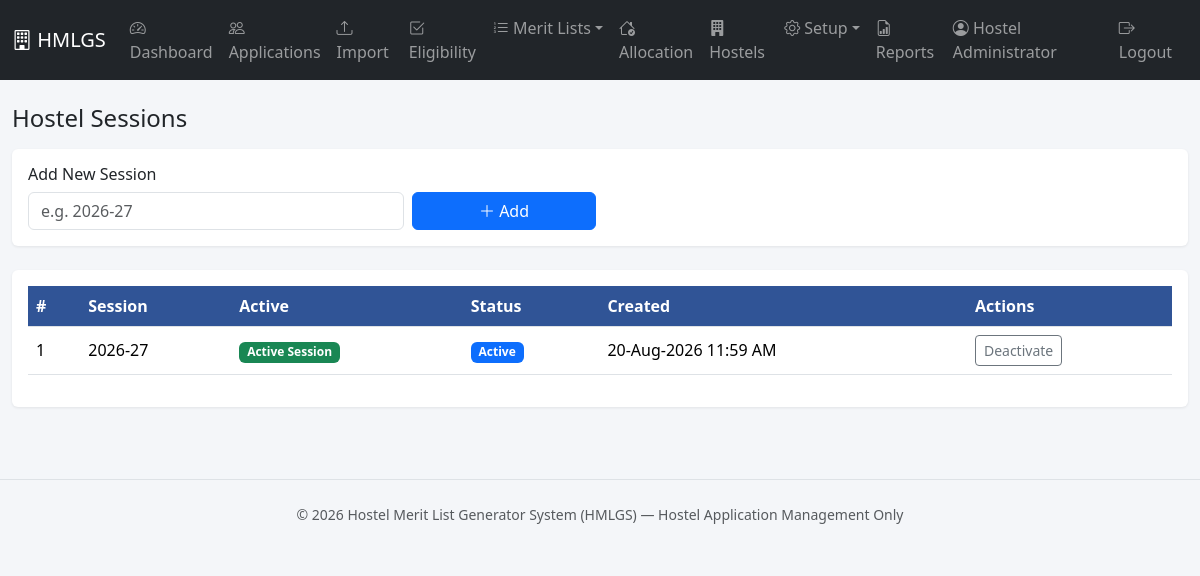
/sessions/index.php (signed in), run on the app's committed database.
### tables this page shows
CREATE TABLE hostel_sessions (
    id INT AUTO_INCREMENT PRIMARY KEY,
    session_name VARCHAR(50) NOT NULL UNIQUE,  
    is_active TINYINT(1) NOT NULL DEFAULT 0,
    status ENUM('Active','Inactive') NOT NULL DEFAULT 'Active',
    created_at DATETIME NOT NULL DEFAULT CURRENT_TIMESTAMP,
    updated_at DATETIME NOT NULL DEFAULT CURRENT_TIMESTAMP ON UPDATE CURRENT_TIMESTAMP
);

### includes/functions.php (called while the page is built, shortened)
<?php
function e($value) {
    return htmlspecialchars($value ?? '', ENT_QUOTES, 'UTF-8');
}
function format_datetime($value) {
    return date('d-M-Y h:i A', strtotime($value));
}

### sessions/index.php (the view, shortened to what this page needs)
<?php
require_once __DIR__ . '/../config/config.php';
$sessionsList = $pdo->query("SELECT * FROM hostel_sessions ORDER BY id DESC")->fetchAll();
require __DIR__ . '/../includes/header.php';
require __DIR__ . '/../includes/navbar.php';
?>
<div class="container-fluid py-4">
  <div class="d-flex justify-content-between align-items-center mb-3">
    <h4 class="mb-0">Hostel Sessions</h4>
  </div>
  <div class="card p-3 mb-4">
    <h6>Add New Session</h6>
    <form method="post" class="row g-2">
      <div class="col-md-4">
        <input type="text" name="session_name" class="form-control" placeholder="e.g. 2026-27" required>
      </div>
      <div class="col-md-2">
        <button class="btn btn-primary w-100"><i class="bi bi-plus-lg"></i> Add</button>
      </div>
    </form>
  </div>
  <div class="card p-3">
    <table class="table table-hover align-middle">
      <thead><tr><th>#</th><th>Session</th><th>Active</th><th>Status</th><th>Created</th><th>Actions</th></tr></thead>
      <tbody>
        <?php foreach ($sessionsList as $s): ?>
        <tr>
          <td><?= $s['id'] ?></td>
          <td><?= e($s['session_name']) ?></td>
          <td><?= $s['is_active'] ? '<span class="badge bg-success">Active Session</span>' : '' ?></td>
          <td><span class="badge <?= $s['status']==='Active' ? 'bg-primary' : 'bg-secondary' ?>"><?= e($s['status']) ?></span></td>
          <td><?= format_datetime($s['created_at']) ?></td>
          <td>
            <form method="post" class="d-inline">
              <button class="btn btn-sm btn-outline-secondary"><?= $s['status']==='Active' ? 'Deactivate' : 'Activate' ?></button>
            </form>
          </td>
        </tr>
        <?php endforeach; ?>
      </tbody>
    </table>
  </div>
</div>
<?php require __DIR__ . '/../includes/footer.php'; ?>

### assets/css/style.css (style rules this page uses)
body { background-color: #f4f6f9; }
.card { border: none; box-shadow: 0 1px 3px rgba(0,0,0,.08); }
table.table thead th { background-color: #305496; color: #fff; white-space: nowrap; }

### data on the page
hostel_sessions: id "1", session_name "2026-27", is_active "Active Session", status "Active", created_at "20-Aug-2026 11:59 AM", shows "Deactivate"

### other printed values
$_SESSION['full_name'] "Hostel Administrator"
APP_NAME "Hostel Merit List Generator System (HMLGS)"
